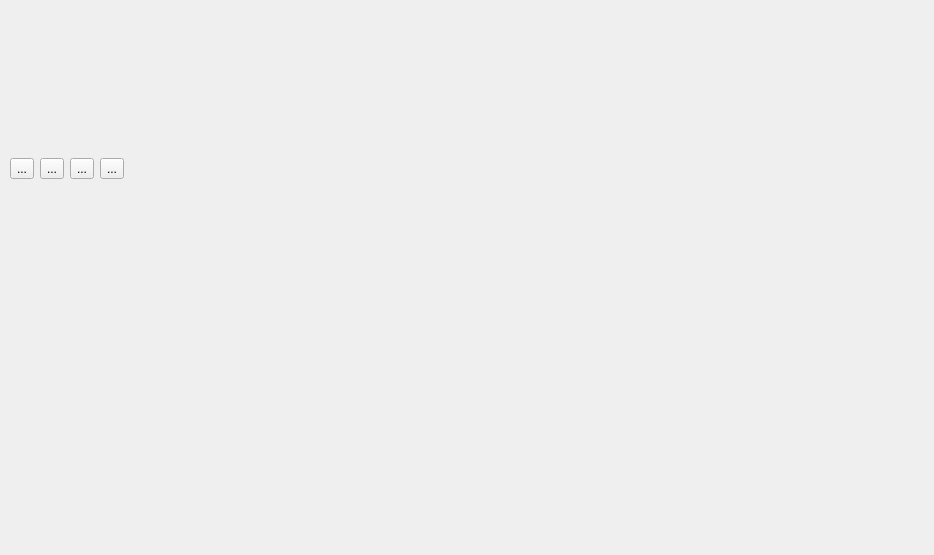
<?xml version="1.0" encoding="UTF-8"?>
<ui version="4.0">
 <class>PrinterLista</class>
 <widget class="QWidget" name="PrinterLista">
  <property name="windowModality">
   <enum>Qt::ApplicationModal</enum>
  </property>
  <property name="geometry">
   <rect>
    <x>0</x>
    <y>0</y>
    <width>934</width>
    <height>555</height>
   </rect>
  </property>
  <property name="focusPolicy">
   <enum>Qt::NoFocus</enum>
  </property>
  <property name="windowTitle">
   <string>Form</string>
  </property>
  <widget class="QWidget" name="layoutWidget">
   <property name="geometry">
    <rect>
     <x>10</x>
     <y>20</y>
     <width>591</width>
     <height>441</height>
    </rect>
   </property>
   <layout class="QGridLayout" name="gridLayout">
    <item row="0" column="2">
     <widget class="QToolButton" name="toolButton_3">
      <property name="text">
       <string>...</string>
      </property>
     </widget>
    </item>
    <item row="0" column="1">
     <widget class="QToolButton" name="toolButton_2">
      <property name="text">
       <string>...</string>
      </property>
     </widget>
    </item>
    <item row="1" column="0" colspan="9">
     <widget class="QWidget" name="widget" native="true">
      <property name="maximumSize">
       <size>
        <width>16777215</width>
        <height>0</height>
       </size>
      </property>
     </widget>
    </item>
    <item row="0" column="0">
     <widget class="QToolButton" name="toolButton">
      <property name="text">
       <string>...</string>
      </property>
     </widget>
    </item>
    <item row="0" column="3">
     <widget class="QToolButton" name="toolButton_4">
      <property name="text">
       <string>...</string>
      </property>
     </widget>
    </item>
   </layout>
  </widget>
 </widget>
 <resources/>
 <connections/>
</ui>
